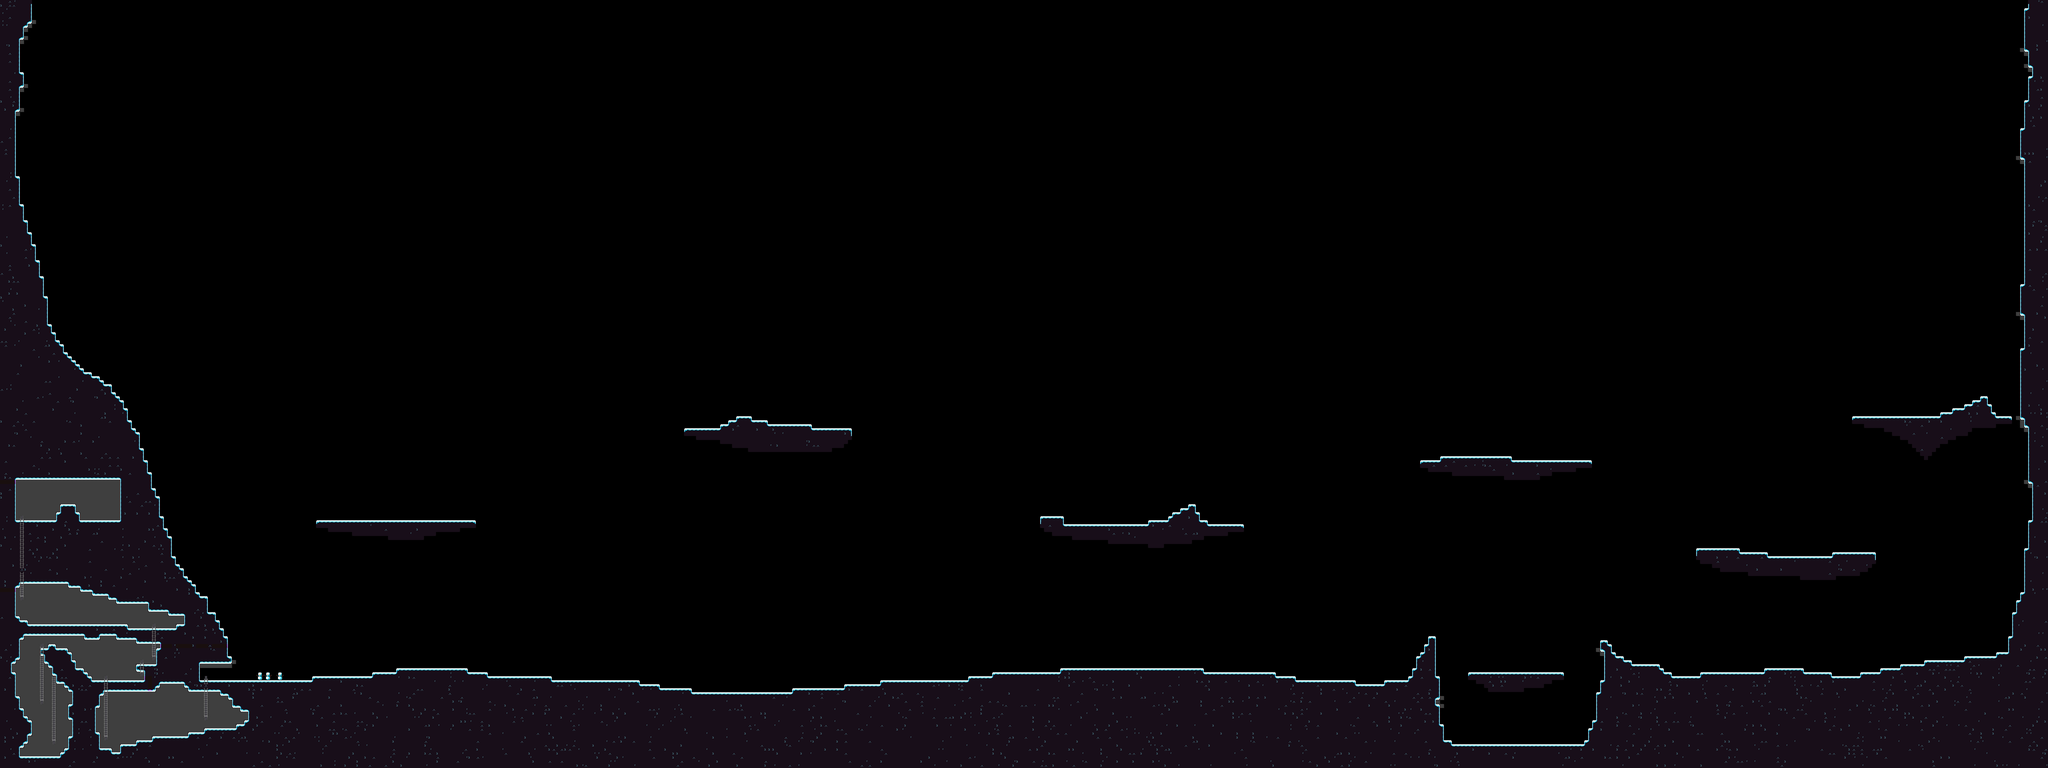

This is a level from a 2D game, rendered from its Tiled map with the project's own tilesets. A one-line summary and the map file follow, with tile-layer data summarised:
An orthogonal 512x192 tile map with 16x16 px tiles, 7 tile layers (prototype, ladderPrototype, ventPrototype, objectPrototype, ...), 1 hidden layer not drawn, 2 tilesets and 11 objects.

<map version="1.10" tiledversion="1.10.2" orientation="orthogonal" renderorder="right-down" width="512" height="192" tilewidth="16" tileheight="16" infinite="0" nextlayerid="1277" nextobjectid="58">
 <tileset firstgid="1" source="TileBase.tsx" />
 <tileset firstgid="257" source="../Winter.tsx" />
 <layer id="1" name="prototype" width="512" height="192" opacity="0.48">
  <data>[98304 cells, 17697 non-empty, 2 distinct tile ids]</data>
 </layer>
 <layer id="318" name="ladderPrototype" width="512" height="192">
  <data>[98304 cells, 94 non-empty, 2 distinct tile ids]</data>
 </layer>
 <layer id="680" name="ventPrototype" width="512" height="192">
  <data>[98304 cells, 30 non-empty, 1 distinct tile ids]</data>
 </layer>
 <layer id="739" name="objectPrototype" width="512" height="192">
  <data>[98304 cells, 12 non-empty, 4 distinct tile ids]</data>
 </layer>
 <objectgroup id="737" name="Objects">
  <object id="42" template="Objects/Snowman.tx" x="1072" y="2720" />
  <object id="46" template="Objects/Snowman.tx" x="1040" y="2720" />
  <object id="47" template="Objects/Snowman.tx" x="1120" y="2720" />
  <object id="54" template="Objects/JumpingSpot.tx" x="6304" y="2976" />
  <object id="55" template="Objects/JumpingSpot.tx" x="5792" y="2960" />
  <object id="57" template="Objects/JumpingSpot.tx" x="5376" y="2720">
   <properties>
    <property name="unity:JumpingSpot" value="50" />
   </properties>
  </object>
 </objectgroup>
 <objectgroup id="732" name="Collision">
  <object id="3" x="912" y="2576">
   <polygon points="0,0 -5,0 -5,16 0,16" />
  </object>
  <object id="4" x="640" y="2576">
   <polygon points="0,0 0,16 5,16 5,0" />
  </object>
  <object id="5" x="64" y="2352">
   <polygon points="0,0 -5,0 -5,16 0,16" />
  </object>
  <object id="6" x="576" y="2704">
   <polygon points="0,0 0,16 5,16 5,0" />
  </object>
  <object id="7" x="592" y="2768">
   <polygon points="0,0 16,0 16,-5 0,-5" />
  </object>
 </objectgroup>
 <layer id="1273" name="Map" width="512" height="192">
  <data>[98304 cells, 16234 non-empty, 17 distinct tile ids]</data>
 </layer>
 <layer id="1274" name="groundPrototype" width="512" height="192" visible="0">
  <data>[98304 cells, 16234 non-empty, 18 distinct tile ids]</data>
 </layer>
 <layer id="1275" name="Ladder" width="512" height="192">
  <data>[98304 cells, 93 non-empty, 3 distinct tile ids]</data>
 </layer>
 <layer id="1276" name="Decorated" width="512" height="192">
  <data>[98304 cells, 1872 non-empty, 3 distinct tile ids]</data>
 </layer>
</map>
